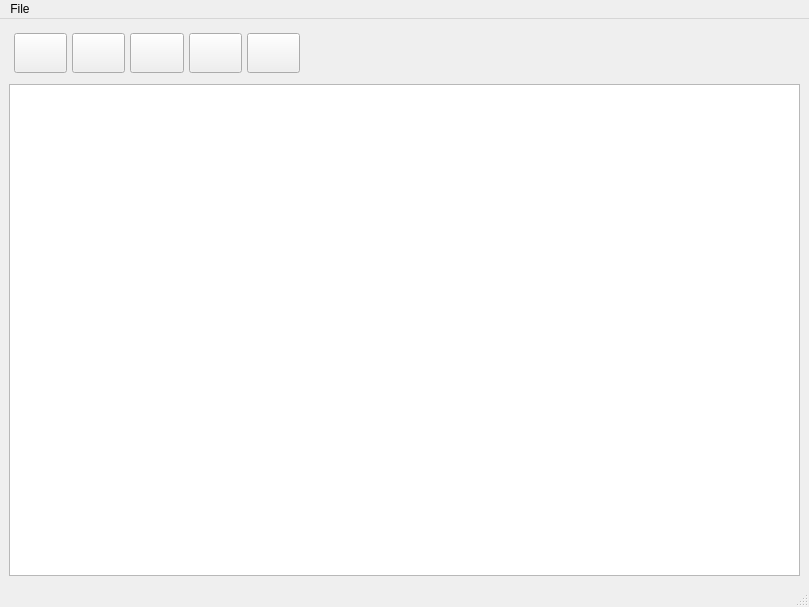
<?xml version="1.0" encoding="UTF-8"?>
<ui version="4.0">
 <class>NotePad</class>
 <widget class="QMainWindow" name="NotePad">
  <property name="geometry">
   <rect>
    <x>0</x>
    <y>0</y>
    <width>809</width>
    <height>607</height>
   </rect>
  </property>
  <property name="windowTitle">
   <string>NotePad</string>
  </property>
  <widget class="QWidget" name="centralwidget">
   <layout class="QVBoxLayout" name="verticalLayout">
    <item>
     <layout class="QHBoxLayout" name="horizontalLayout">
      <property name="spacing">
       <number>5</number>
      </property>
      <property name="sizeConstraint">
       <enum>QLayout::SetDefaultConstraint</enum>
      </property>
      <property name="leftMargin">
       <number>5</number>
      </property>
      <property name="topMargin">
       <number>5</number>
      </property>
      <property name="rightMargin">
       <number>500</number>
      </property>
      <property name="bottomMargin">
       <number>5</number>
      </property>
      <item>
       <widget class="QPushButton" name="CopyButton">
        <property name="sizePolicy">
         <sizepolicy hsizetype="Minimum" vsizetype="Minimum">
          <horstretch>0</horstretch>
          <verstretch>0</verstretch>
         </sizepolicy>
        </property>
        <property name="minimumSize">
         <size>
          <width>40</width>
          <height>40</height>
         </size>
        </property>
        <property name="baseSize">
         <size>
          <width>0</width>
          <height>0</height>
         </size>
        </property>
        <property name="text">
         <string/>
        </property>
        <property name="icon">
         <iconset resource="Reso/IcoResource.qrc">
          <normaloff>:/new/Icons/copy.png</normaloff>:/new/Icons/copy.png</iconset>
        </property>
        <property name="iconSize">
         <size>
          <width>30</width>
          <height>30</height>
         </size>
        </property>
       </widget>
      </item>
      <item>
       <widget class="QPushButton" name="CutButton">
        <property name="sizePolicy">
         <sizepolicy hsizetype="Minimum" vsizetype="Minimum">
          <horstretch>0</horstretch>
          <verstretch>0</verstretch>
         </sizepolicy>
        </property>
        <property name="minimumSize">
         <size>
          <width>40</width>
          <height>40</height>
         </size>
        </property>
        <property name="icon">
         <iconset resource="Reso/IcoResource.qrc">
          <normaloff>:/new/Icons/cut.png</normaloff>:/new/Icons/cut.png</iconset>
        </property>
        <property name="iconSize">
         <size>
          <width>30</width>
          <height>30</height>
         </size>
        </property>
       </widget>
      </item>
      <item>
       <widget class="QPushButton" name="PasteButton">
        <property name="sizePolicy">
         <sizepolicy hsizetype="Minimum" vsizetype="Minimum">
          <horstretch>0</horstretch>
          <verstretch>0</verstretch>
         </sizepolicy>
        </property>
        <property name="minimumSize">
         <size>
          <width>40</width>
          <height>40</height>
         </size>
        </property>
        <property name="text">
         <string/>
        </property>
        <property name="icon">
         <iconset resource="Reso/IcoResource.qrc">
          <normaloff>:/new/Icons/paste.png</normaloff>:/new/Icons/paste.png</iconset>
        </property>
        <property name="iconSize">
         <size>
          <width>30</width>
          <height>30</height>
         </size>
        </property>
       </widget>
      </item>
      <item>
       <widget class="QPushButton" name="UndoButton">
        <property name="sizePolicy">
         <sizepolicy hsizetype="Minimum" vsizetype="Minimum">
          <horstretch>0</horstretch>
          <verstretch>0</verstretch>
         </sizepolicy>
        </property>
        <property name="text">
         <string/>
        </property>
        <property name="icon">
         <iconset resource="Reso/IcoResource.qrc">
          <normaloff>:/new/Icons/undo.png</normaloff>:/new/Icons/undo.png</iconset>
        </property>
        <property name="iconSize">
         <size>
          <width>30</width>
          <height>30</height>
         </size>
        </property>
       </widget>
      </item>
      <item>
       <widget class="QPushButton" name="RedoButton">
        <property name="sizePolicy">
         <sizepolicy hsizetype="Minimum" vsizetype="Minimum">
          <horstretch>0</horstretch>
          <verstretch>0</verstretch>
         </sizepolicy>
        </property>
        <property name="minimumSize">
         <size>
          <width>40</width>
          <height>40</height>
         </size>
        </property>
        <property name="text">
         <string/>
        </property>
        <property name="icon">
         <iconset resource="Reso/IcoResource.qrc">
          <normaloff>:/new/Icons/redo.png</normaloff>:/new/Icons/redo.png</iconset>
        </property>
        <property name="iconSize">
         <size>
          <width>30</width>
          <height>30</height>
         </size>
        </property>
       </widget>
      </item>
     </layout>
    </item>
    <item>
     <widget class="QTextEdit" name="TextField"/>
    </item>
   </layout>
  </widget>
  <widget class="QMenuBar" name="menubar">
   <property name="geometry">
    <rect>
     <x>0</x>
     <y>0</y>
     <width>809</width>
     <height>25</height>
    </rect>
   </property>
   <widget class="QMenu" name="menuFile">
    <property name="title">
     <string>File</string>
    </property>
    <addaction name="actionNew"/>
    <addaction name="actionOpen"/>
    <addaction name="actionSave"/>
    <addaction name="actionSaveAs"/>
    <addaction name="actionPrint"/>
    <addaction name="actionExit"/>
   </widget>
   <addaction name="menuFile"/>
  </widget>
  <widget class="QStatusBar" name="statusbar"/>
  <action name="actionNew">
   <property name="text">
    <string>New</string>
   </property>
  </action>
  <action name="actionOpen">
   <property name="text">
    <string>Open</string>
   </property>
  </action>
  <action name="actionSave">
   <property name="text">
    <string>Save</string>
   </property>
   <property name="shortcut">
    <string>Ctrl+S</string>
   </property>
  </action>
  <action name="actionSaveAs">
   <property name="text">
    <string>SaveAs</string>
   </property>
   <property name="shortcut">
    <string>Ctrl+Shift+S</string>
   </property>
  </action>
  <action name="actionPrint">
   <property name="text">
    <string>Print</string>
   </property>
  </action>
  <action name="actionExit">
   <property name="text">
    <string>Exit</string>
   </property>
  </action>
 </widget>
 <resources>
  <include location="Reso/IcoResource.qrc"/>
 </resources>
 <connections/>
</ui>
